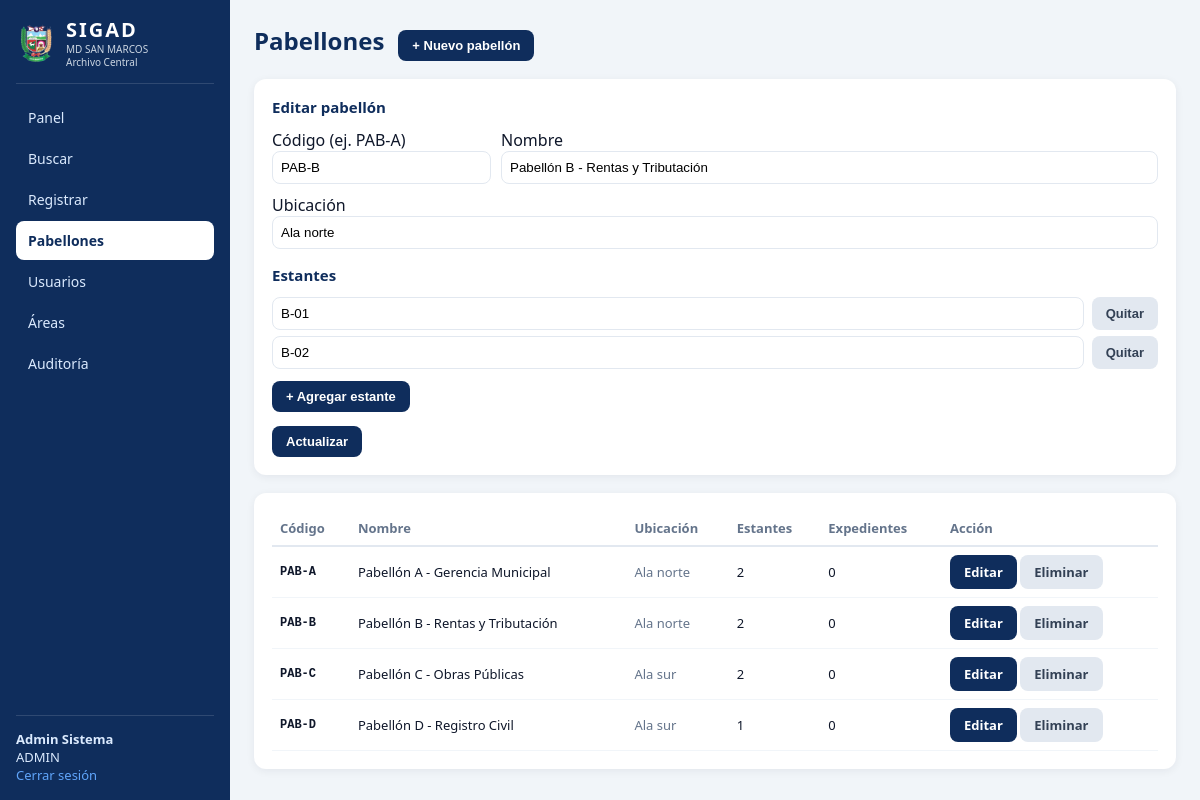
The app's page /pabellones.php?editar=2 (signed in) with its own data.
### tables this page shows
CREATE TABLE pabellones (
    id          INT AUTO_INCREMENT PRIMARY KEY,
    codigo      VARCHAR(10)  NOT NULL UNIQUE,
    nombre      VARCHAR(150) NOT NULL,
    ubicacion   VARCHAR(150) NOT NULL DEFAULT ''
);

CREATE TABLE estantes (
    id          INT AUTO_INCREMENT PRIMARY KEY,
    pabellon_id INT NOT NULL,
    codigo      VARCHAR(20) NOT NULL,
    FOREIGN KEY (pabellon_id) REFERENCES pabellones(id) ON DELETE CASCADE
);

### pabellones.php (the view, shortened to what this page needs)
<?php
require_once 'config/config.php';
$db = db();
$edit = null; $est_edit = [];
if (isset($_GET['editar'])) {
    $eid = (int)$_GET['editar'];
    $edit = $db->prepare("SELECT * FROM pabellones WHERE id=?");
    $edit->execute([$eid]); $edit = $edit->fetch();
    if ($edit) {
        $es = $db->prepare("SELECT id, codigo FROM estantes WHERE pabellon_id=? ORDER BY id");
        $es->execute([$eid]); $est_edit = $es->fetchAll();
    }
}
$pabs = $db->query("SELECT p.id, p.codigo, p.nombre, p.ubicacion,
                    (SELECT COUNT(*) FROM estantes e WHERE e.pabellon_id=p.id) est,
                    (SELECT COUNT(*) FROM expedientes x WHERE x.pabellon_id=p.id) exp
                    FROM pabellones p ORDER BY p.codigo")->fetchAll();
?>
<!DOCTYPE html><html lang="es"><head><meta charset="utf-8">
<link rel="icon" href="assets/logo-msm.png"><link rel="stylesheet" href="css/estilos.css">
<title>SIGAD · Pabellones</title></head>
<body class="app"><aside class="side">
  <div class="marca"><img src="assets/logo-msm.png"><div><h2>SIGAD</h2>
    <div class="muni">MD SAN MARCOS<br>Archivo Central</div></div></div>
  <nav class="nav">
    <?= nav_html('Pabellones') ?>
  </nav>
  <div class="me"><b><?= htmlspecialchars($_SESSION['nombre']) ?></b><br><?= $_SESSION['rol'] ?>
    <br><a href="logout.php" style="color:#60a5fa">Cerrar sesión</a></div>
</aside>
<main class="main">
  <div class="top"><h1>Pabellones</h1>
    <button class="btn-sm" onclick="document.getElementById('frm').style.display='block'">+ Nuevo pabellón</button>
  </div>
  <div class="card" id="frm" style="display:<?= $edit ? 'block':'none' ?>;margin-bottom:18px">
    <h3><?= $edit ? 'Editar pabellón' : 'Registrar nuevo pabellón' ?></h3>
    <form method="post">
      <div style="display:grid;grid-template-columns:1fr 3fr;gap:10px">
        <label>Código (ej. PAB-A)<input name="codigo" required value="<?= htmlspecialchars($edit['codigo'] ?? '') ?>"
            style="width:100%;padding:8px;border:1px solid #e2e8f0;border-radius:8px;text-transform:uppercase"></label>
        <label>Nombre<input name="nombre" required value="<?= htmlspecialchars($edit['nombre'] ?? '') ?>"
            style="width:100%;padding:8px;border:1px solid #e2e8f0;border-radius:8px"></label>
        <label style="grid-column:1/3">Ubicación<input name="ubicacion" value="<?= htmlspecialchars($edit['ubicacion'] ?? '') ?>"
            style="width:100%;padding:8px;border:1px solid #e2e8f0;border-radius:8px"></label>
      </div>
      <h3 style="margin-top:16px">Estantes</h3>
      <div id="estantes">
        <?php if ($edit && count($est_edit)): ?>
          <?php foreach ($est_edit as $e): ?>
            <div class="fila-est" style="display:flex;gap:8px;margin-bottom:6px">
              <input name="estante[]" value="<?= htmlspecialchars($e['codigo']) ?>"
                  style="flex:1;padding:8px;border:1px solid #e2e8f0;border-radius:8px;text-transform:uppercase">
              <button type="button" class="btn-sm btn-gray" onclick="this.parentNode.remove()">Quitar</button>
            </div>
          <?php endforeach; ?>
        <?php endif; ?>
      </div>
      <button type="button" class="btn-sm" style="margin-top:6px" onclick="agregarEstante()">+ Agregar estante</button>
      <div style="margin-top:14px">
        <button class="btn-sm" type="submit" style="background:#0f2d5c;color:#fff"><?= $edit ? 'Actualizar' : 'Guardar pabellón' ?></button>
      </div>
    </form>
  </div>
  <div class="card"><table>
    <tr><th>Código</th><th>Nombre</th><th>Ubicación</th><th>Estantes</th><th>Expedientes</th><th>Acción</th></tr>
    <?php foreach ($pabs as $p): ?>
    <tr><td class="mono"><b><?= $p['codigo'] ?></b></td>
        <td><?= htmlspecialchars($p['nombre']) ?></td>
        <td class="muted"><?= htmlspecialchars($p['ubicacion']) ?></td>
        <td><?= $p['est'] ?></td><td><?= number_format($p['exp']) ?></td>
        <td>
          <a class="btn-sm" href="pabellones.php?editar=<?= $p['id'] ?>">Editar</a>
          <a class="btn-sm btn-gray" href="pabellones.php?eliminar=<?= $p['id'] ?>" onclick="return confirm('¿Eliminar este pabellón y sus estantes?')">Eliminar</a>
        </td></tr>
    <?php endforeach; ?>
  </table></div>
</main>
</body></html>

### css/estilos.css (style rules this page uses)
:root { --azul:#0f2d5c;--azul2:#1e40af;--gris:#e2e8f0;--ok:#15803d;--warn:#b45309;--bad:#b91c1c }
* { box-sizing:border-box }
body { margin:0;font-family:Segoe UI,system-ui,Arial,sans-serif;background:#f1f5f9;color:#0f172a }
a { text-decoration:none;color:inherit }
.app { display:flex;min-height:100vh }
.side { position:fixed;top:0;left:0;bottom:0;width:230px;flex-shrink:0; background:var(--azul);color:#fff;display:flex;flex-direction:column;padding:16px; overflow-y:auto;z-index:10 }
.marca { display:flex;gap:10px;align-items:center;padding-bottom:14px;border-bottom:1px solid #ffffff22 }
.marca img { width:40px;height:40px }
.marca h2 { margin:0;font-size:20px;letter-spacing:2px }
.muni { font-size:10px;color:#cbd5e1;line-height:1.3 }
.nav { display:flex;flex-direction:column;margin-top:14px;gap:2px }
.me { margin-top:auto;font-size:13px;color:#dbeafe;padding-top:14px;border-top:1px solid #ffffff22 }
.main { margin-left:230px;flex:1;padding:24px;overflow:auto;min-height:100vh }
.top { display:flex;align-items:baseline;gap:14px;margin-bottom:18px }
.top h1 { margin:0;font-size:24px;color:var(--azul) }
.muted { color:#64748b;font-size:13px }
.card { background:#fff;border-radius:12px;padding:18px;box-shadow:0 2px 8px #0f172a10;margin-top:8px }
.card h3 { margin:0 0 12px;font-size:15px;color:var(--azul) }
table { width:100%;border-collapse:collapse;font-size:13px }
th { text-align:left;color:#64748b;font-weight:600;border-bottom:2px solid var(--gris);padding:8px }
td { padding:8px;border-bottom:1px solid #f1f5f9 }
.mono { font-family:ui-monospace,Menlo,monospace;font-size:12px }
.btn-sm { display:inline-block;padding:8px 14px;border:0;border-radius:8px;background:var(--azul); color:#fff;font-weight:600;cursor:pointer;font-size:13px }
.btn-gray { background:#e2e8f0;color:#334155 }

### records on screen
pabellones: codigo "PAB-B", nombre "Pabellón B - Rentas y Tributación", ubicacion "Ala norte", est "2", exp "0"
estantes: codigo "B-01"
estantes: codigo "B-02"
pabellones: codigo "PAB-A", nombre "Pabellón A - Gerencia Municipal", ubicacion "Ala norte", est "2", exp "0"
pabellones: codigo "PAB-C", nombre "Pabellón C - Obras Públicas", ubicacion "Ala sur", est "2", exp "0"
pabellones: codigo "PAB-D", nombre "Pabellón D - Registro Civil", ubicacion "Ala sur", est "1", exp "0"

### other values on screen
$nombre "Panel"
$nombre "Buscar"
$nombre "Registrar"
$nombre "Pabellones"
$nombre "Usuarios"
$nombre "Áreas"
$nombre "Auditoría"
$_SESSION['nombre'] "Admin Sistema"
$_SESSION['rol'] "ADMIN"
